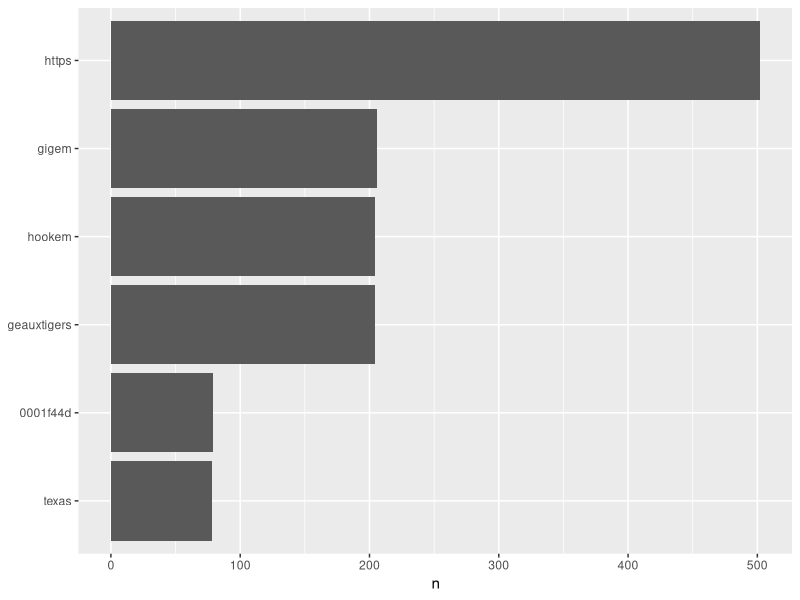
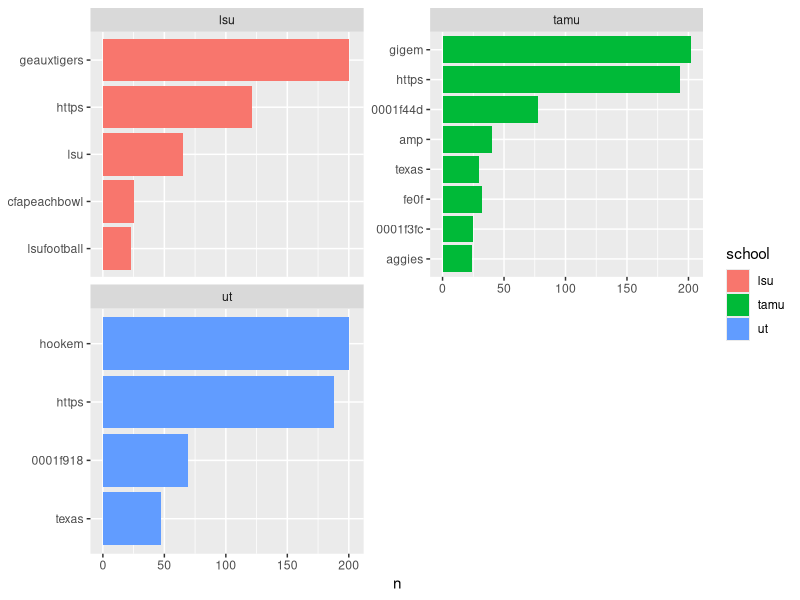
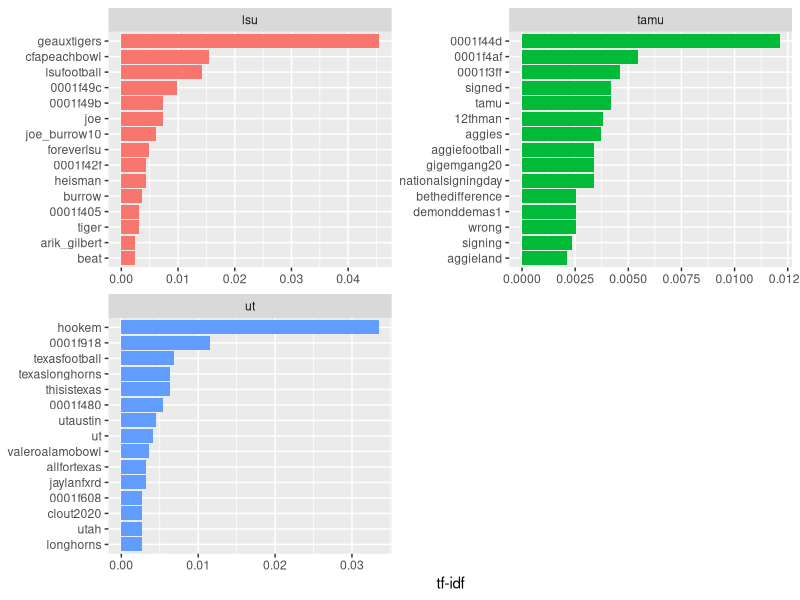
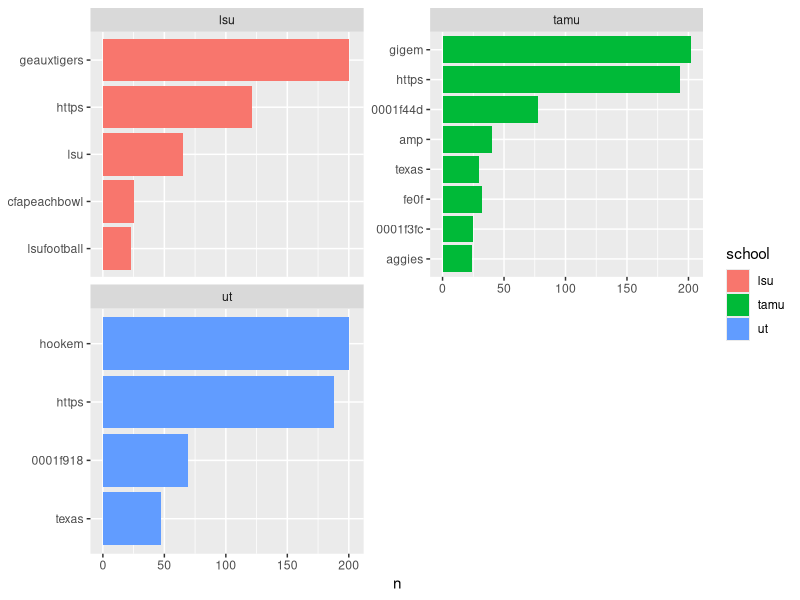

Recreate these plots in R, in order.

# Text Analytics Workshop --------------------------------------------------

# PRE-FLIGHT 

# load libraries 
library(tidyverse)
library(tidytext)

# load data
data <- read_csv("datasets/football_tweets.csv")



# Explore data by word frequency ------------------------------------------

# View most common words in all tweets
data %>%
  #Tokenize by word
  unnest_tokens(word, text) %>%
  # Count and sort by word 
  count(word, sort = TRUE) 

# View most common words excluding stop words
data %>%
  unnest_tokens(word, text) %>%
  #USe anti_join() to remove stop words 
  anti_join(stop_words) %>%
  count(word, sort = TRUE) 

#Visualize frequency of most common words occurring more frequently than 75 times
data %>%
  unnest_tokens(word, text) %>%
  anti_join(stop_words) %>%
  count(word, sort = TRUE) %>%
  # Exclude words that appear fewer than 75 times
  filter(n > 75) %>%
  # Reorder descending
  mutate(word = reorder(word, n)) %>%
  #plot data
  ggplot(aes(x=word, y=n)) +
  # Add column geometry 
  geom_col() +
  #Remove the x axis labels 
  xlab(NULL) +
  #Flip coordinates so X data is on the Y axis
  coord_flip()


#Save word data for subsequent analyses
data_word_n <- data %>%
  unnest_tokens(word, text) %>%
  anti_join(stop_words) %>%
  count(school, word, sort = TRUE)

#Visualize frequency of most common words occurring more frequently than 20 times by school
data_word_n %>%
  filter(n > 20) %>%  
  mutate(word = reorder(word, n)) %>%
  ggplot(aes(word, n, fill=school)) +
  geom_col() +
  xlab(NULL) +
  coord_flip()+
  # Separate charts by school using facet_wrap()
  facet_wrap(~school, ncol = 2, scales = "free_y")


#Save for future use
word_freq <- data_word_n %>%
  filter(n > 20) %>%  
  mutate(word = reorder(word, n)) %>%
  ggplot(aes(word, n, fill=school)) +
  geom_col() +
  xlab(NULL) +
  coord_flip()+
  # Separate charts by school using facet_wrap()
  facet_wrap(~school, ncol = 2, scales = "free_y")



# TF-IDF (Better than word frequencies) -----------------------------------

# Get wordcount by school compared to total count of each word & visualize [6]
total_words <- data_word_n %>% 
  group_by(school) %>% 
  summarize(total = sum(n))

# Create a new dataframe combining information on total number of words per tweet word frequency counts
data_word_n <- left_join(data_word_n, total_words)

# Get term frquency (TF),  invverse document frequency (IDF), and TF-IDF 
data_word_n <- data_word_n %>%
  # Calculates TF, IDF, and TF-IDF from word totals and TFs
  bind_tf_idf(word, school, n)

# Display dataframe to see some results 
data_word_n

# Sort dataframe by TF-IDF
data_word_n %>%
  select(-total) %>%
  arrange(desc(tf_idf))

# See most unique TAMU words 
data_word_n %>%
  select(-total) %>%
  arrange(desc(tf_idf)) %>% 
  filter(school == "tamu")


# Plot TF-IDF 
data_word_n %>%
  arrange(desc(tf_idf)) %>%
  mutate(word = factor(word, levels = rev(unique(word)))) %>% 
  group_by(school) %>% 
  slice(1:15) %>% 
  ungroup() %>%
  ggplot(aes(word, tf_idf, fill = school)) +
  geom_col(show.legend = FALSE) +
  labs(x = NULL, y = "tf-idf") +
  facet_wrap(~school, ncol = 2, scales = "free") +
  coord_flip()

#Google search letter/number combinations for an interesting finding 

# Show word frequency chart | Compare TF vs. TF-IDF to see how TF-IDF finds more unique words 
word_freq


# Ngrams ------------------------------------------------------------------
# View most common words in all tweets
data %>%
  #Tokenize by word
  unnest_tokens(word, text) %>%
  # Count and sort by word 
  count(word, sort = TRUE) 

# View most common bigrams in all tweets
data %>%
  #Tokenize by bigram
  unnest_tokens(bigram, text, token = "ngrams", n=2) %>%
  # Count and sort by word 
  count(bigram, sort = TRUE) 

# View most common trigrams in all tweets
data %>%
  #Tokenize by trigram
  unnest_tokens(trigram, text, token = "ngrams", n=3) %>%
  # Count and sort by word 
  count(trigram, sort = TRUE) 


# Your Turn ---------------------------------------------------------------

# Use bigram TF-IDFs scores to identify and chart the most unique bigrams for each school
# Hint: Lines 84-125 + Lines 141-146
